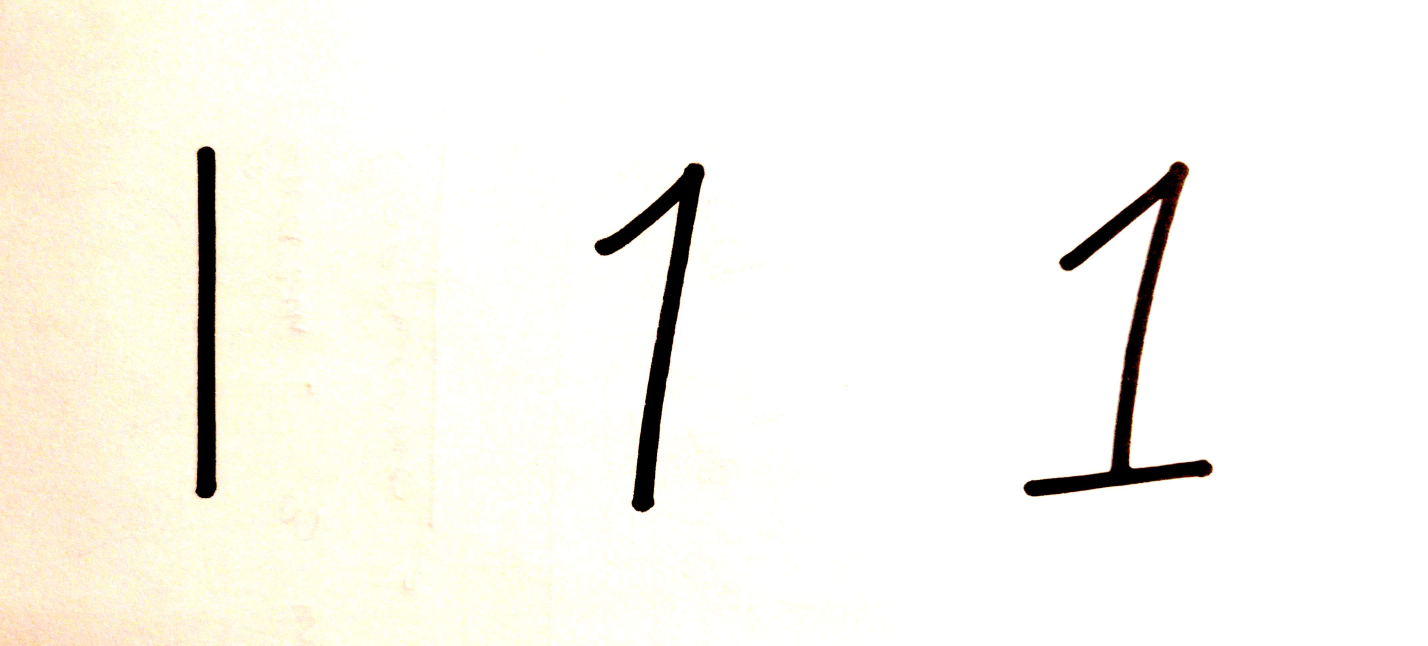
#> input picture intermediate/2.jpg, 4282 x 1936 px (shown at 1/3 size)
$ python -i recognition.py   (imports and definitions only)   (older library calls are emulated)
#> lines starting #> are read from the running program, lines starting #| are printed output that depends on the picture; after the words box and inside, x2 and y2 are one past the last pixel; in counts of white or black regions, pixels touching at a corner belong together
### ml.py
# from ml import clf - use only this way!
# clf will be kinda of singleton - look at the end of the file

import pickle
import pandas as pd
import numpy as np
import cv2
from recognition_utils import reshape_to_fit

def train():
    from sklearn.decomposition import PCA
    from sklearn.svm import SVC
    from sklearn.pipeline import Pipeline # useful to tie the two together

    train = pd.read_csv('train.csv')
    target = train['label'].values
    train.drop('label', axis=1, inplace=True)
    train = train.values

    for i in range(len(train)):
        a = train[i].reshape(28,28).astype(np.uint8)
        a = reshape_to_fit(a)
        a = a.reshape(1,28*28)
        train[i] = a

    # setting up the components
    pca = ('pca', PCA(n_components = 100)) # I did play with the parameter
    svc = ('svc', SVC(kernel = 'poly'))

    # gluing into a pipe
    estimators = [ pca, svc ]
    clf = Pipeline(estimators)

    clf.fit(train, target)
    pickle.dump(clf, open("clf.p", "wb"))
    return clf

def load():
    return pickle.load(open("clf.p", "rb"))

try:
    clf = pickle.load(open("clf.p", "rb"))
except IOError:
    clf = train()

### recognition.py
import cv2
import numpy as np
from ml import clf
from recognition_utils import del_null_cols, del_null_rows, to_mnist, reshape_to_fit

def _backround_stats(image):
    top = np.min(image[0][:])
    bottom = np.min(image[-1][:])
    left = np.min(image[:][0])
    right = np.min(image[:][-1])
    return np.min([top, bottom, left, right])

# [6 lines left out: function _contour_filter, not called in this run]

def filter(src_path, dst_path):
    # Read
#> called with src_path = 'intermediate/2.jpg', dst_path = 'out.png'
    image = cv2.imread(src_path)
#> image is the input picture: shape (1936, 4282, 3); mean B, G, R 239.3, 246.5, 248.3
    # Resize to 1024 in width
    print(src_path)
    image = cv2.resize(image, (1024, int(1024 * image.shape[0]/image.shape[1])))
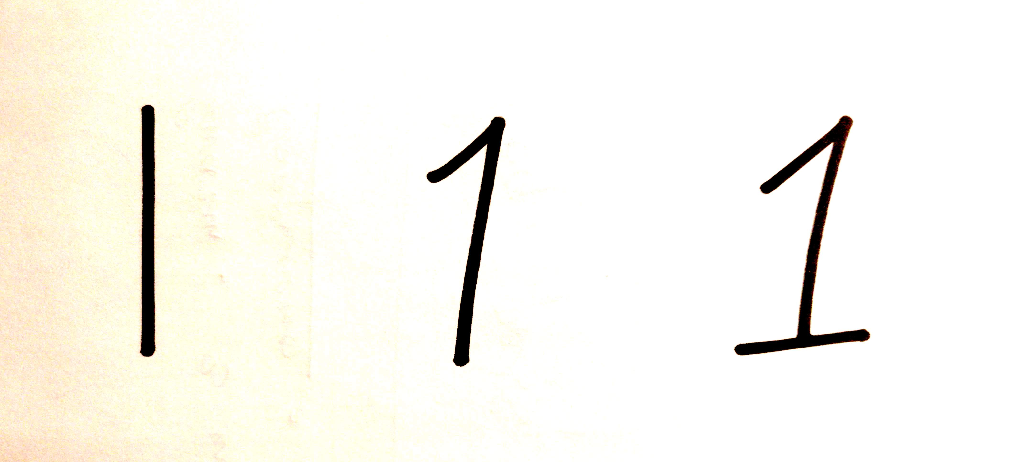
#> image: shape (462, 1024, 3); mean B, G, R 239.3, 246.5, 248.3
    # RGB -> GRAY
    image = cv2.cvtColor(image, cv2.COLOR_BGR2GRAY)
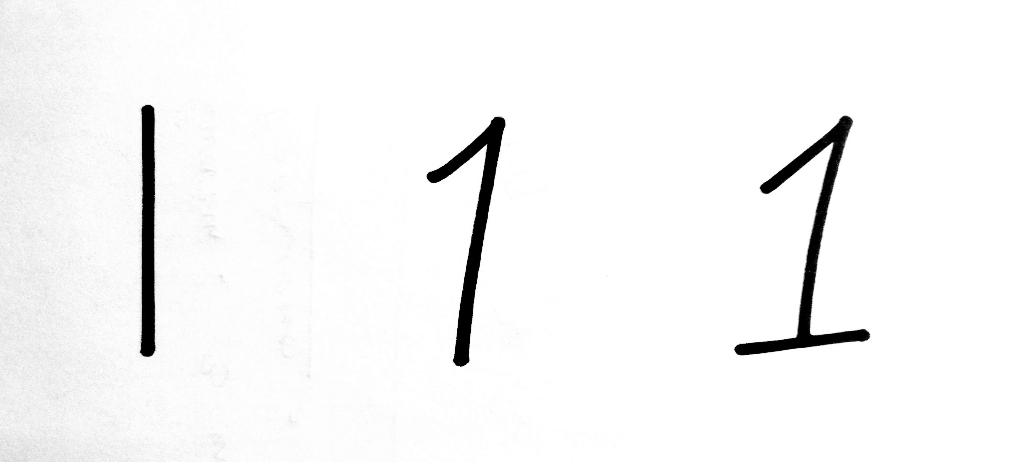
#> image: shape (462, 1024); min 0, max 255, mean 246.2
    # Threshold
    image = cv2.GaussianBlur(image,(3,3),0)
    # Minimal brightness on edge
    m = _backround_stats(image)
#> in _backround_stats, `top = np.min(image[0][:])`: top = 233
#> in _backround_stats, `bottom = np.min(image[-1][:])`: bottom = 215
#> in _backround_stats, `left = np.min(image[:][0])`: left = 233
#> in _backround_stats, `right = np.min(image[:][-1])`: right = 215
#> m = 215
    ret, image = cv2.threshold(image, m-15, 255, cv2.THRESH_BINARY)
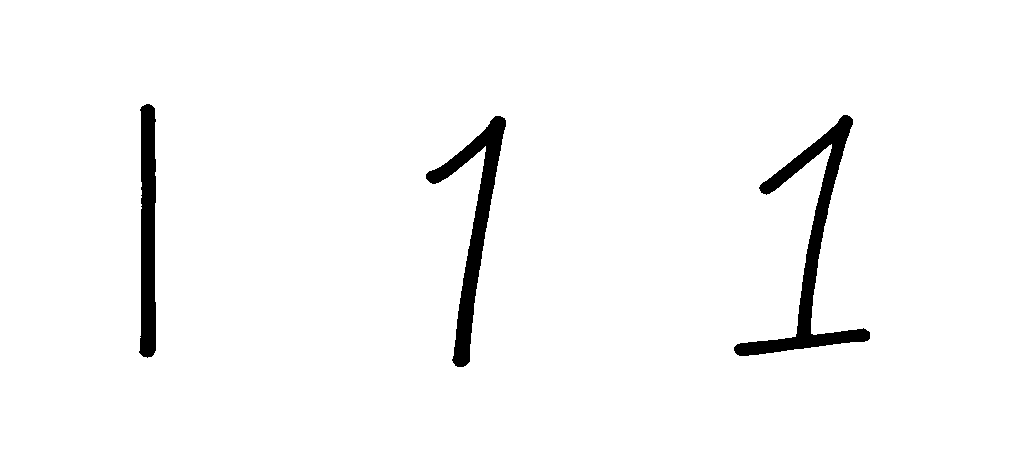
#> image: shape (462, 1024); 97.1% white; 3 black regions, box (x1, y1, x2, y2) and area: (734, 115, 870, 356) 5663, (426, 116, 506, 367) 4618, (139, 104, 156, 358) 3610
#> ret = 200
    # Kernel for dilation and erosion
    # kernel = np.ones((7,7), np.float) / 3
    # Dilate
    # image = cv2.dilate(image, kernel, iterations=1)
    # Erode
    # image = cv2.erode(image, kernel, iterations=1)
    # Save
    cv2.imwrite(dst_path, image)

# [38 lines left out: functions segment, numbers_recognition, not called in this run]

>>> result = filter('intermediate/2.jpg', 'out.png')
